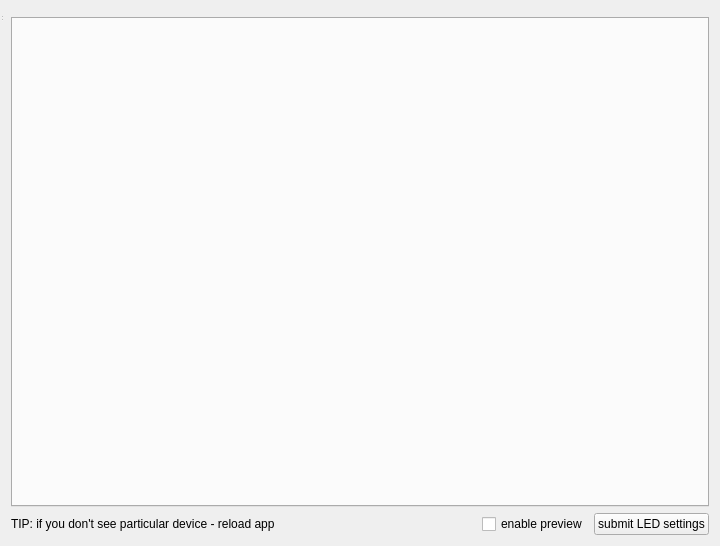
<?xml version="1.0" encoding="UTF-8"?>
<ui version="4.0">
    <class>TabbableMainWindow</class>
    <widget class="QWidget" name="TabbableMainWindow">
        <property name="geometry">
            <rect>
                <x>0</x>
                <y>0</y>
                <width>720</width>
                <height>546</height>
            </rect>
        </property>
        <property name="windowTitle">
            <string>Sound Visualizer</string>
        </property>
        <layout class="QGridLayout" name="gridLayout_2">
            <item row="0" column="0">
                <widget class="QMenuBar" name="menubar"/>
            </item>
            <item row="1" column="0">
                <layout class="QGridLayout" name="gridLayout">
                    <item row="2" column="0">
                        <layout class="QHBoxLayout" name="horizontalLayout">
                            <item>
                                <widget class="QLabel" name="TIP">
                                    <property name="text">
                                        <string>TIP: if you don't see particular device - reload app</string>
                                    </property>
                                </widget>
                            </item>
                            <item>
                                <spacer name="horizontalSpacer">
                                    <property name="orientation">
                                        <enum>Qt::Horizontal</enum>
                                    </property>
                                    <property name="sizeHint" stdset="0">
                                        <size>
                                            <width>40</width>
                                            <height>20</height>
                                        </size>
                                    </property>
                                </spacer>
                            </item>
                            <item>
                                <widget class="QCheckBox" name="previewCheckBox">
                                    <property name="text">
                                        <string>enable preview</string>
                                    </property>
                                </widget>
                            </item>
                            <item>
                                <widget class="QPushButton" name="buttonSubmit">
                                    <property name="text">
                                        <string>submit LED settings</string>
                                    </property>
                                </widget>
                            </item>
                        </layout>
                    </item>
                    <item row="0" column="0">
                        <widget class="QTabWidget" name="tabWidget">
                            <property name="currentIndex">
                                <number>-1</number>
                            </property>
                        </widget>
                    </item>
                </layout>
            </item>
        </layout>
        <widget class="QStatusBar" name="statusbar">
            <property name="geometry">
                <rect>
                    <x>0</x>
                    <y>0</y>
                    <width>3</width>
                    <height>22</height>
                </rect>
            </property>
        </widget>
    </widget>
    <resources/>
    <connections/>
</ui>
